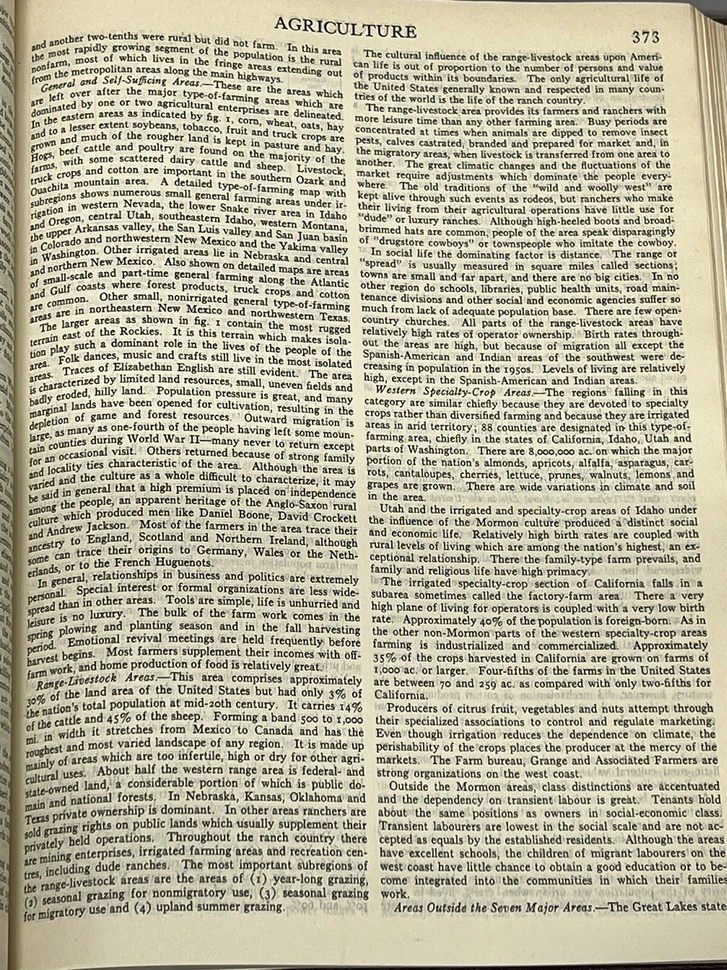
#> input picture media/O.jpg, 727 x 970 px, shrunk from 1200 x 1600 before the run, found by its file name; the run also reads 1 picture not shown here
$ jupyter execute --allow-errors simple_OCR.ipynb   (shell and % lines are left out)
#> lines starting #> are read from the running program, lines starting #| are printed output that depends on the picture; after the words box and inside, x2 and y2 are one past the last pixel; in counts of white or black regions, pixels touching at a corner belong together; pictures that were not available may be replaced by others from this repository, and a replacement may not be noted
installing necessary libraries

Importing the libraries

[cell 1]
import cv2
from PIL import Image
import pytesseract

using pillow library to do some tasks like opening an image, rotating it and saving it to another path

[cell 2]
img_path= '/media/O.jpg'
img= Image.open(img_path)
#> img is the input picture: PIL image 727x970 RGB; mean R, G, B 185.1, 180.9, 159
print(img.size)
#| (727, 970)
img.rotate(90).save('/ocr_rotated.jpg')

using opencv library to perform some other tasks

[cell 3]
#opening an image

image_path='/media/new_ocr.jpg'
image= cv2.imread(image_path)

[cell 4]
import matplotlib.pyplot as plt
#displaying the image
def display(img_path):

  #dpi means dots per inch aka how many pixels
  dpi= 80
  img_data= plt.imread(img_path)
  height, width, depth= img_data.shape

  #figure size in inches
  figsize= width / float(dpi), height / float(dpi)

  fig= plt.figure(figsize= figsize)

  #the axe of the figure
  ax= fig.add_axes([0,0,1,1])

  ax.axis('off')

  ax.imshow(img_data, cmap='gray')
  plt.show()

[cell 5]
#displaying an image

display(image_path)

[cell 6]
#inverting an image aka making the black white and the white black

inv_image= cv2.bitwise_not(image)
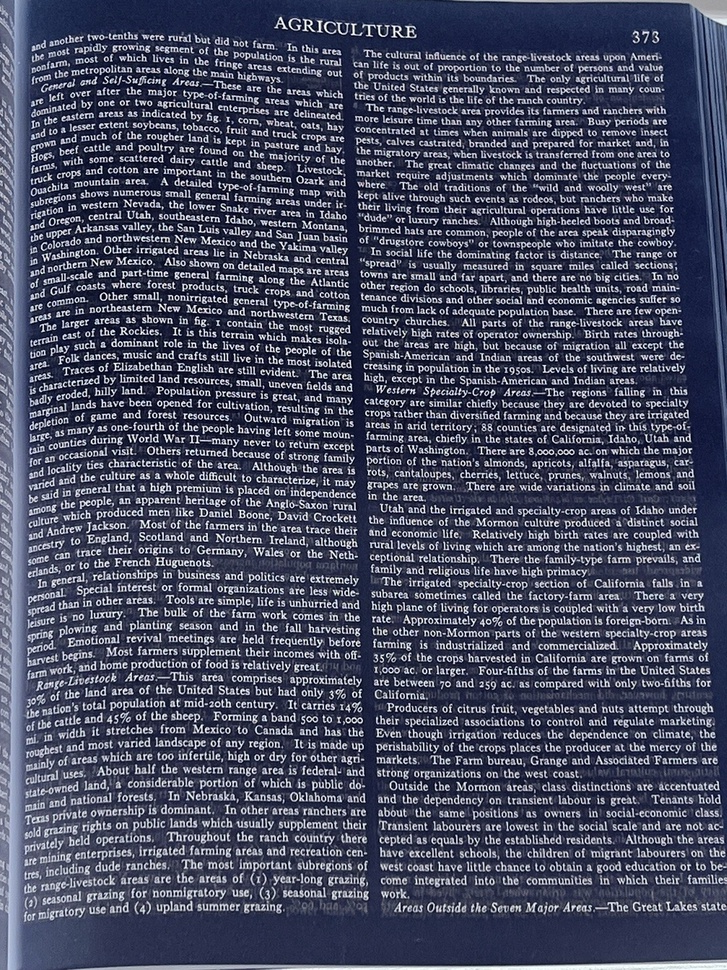
#> inv_image: shape (970, 727, 3); mean B, G, R 96, 74.1, 69.9
cv2.imwrite('/media/inverted_img.jpg',inv_image)
#> Out = True

#this is only usefull in tesseract versions under 4
#useless as we're usuing tesseract 4.1

[cell 7]
#rescalling is difficult to do well

[cell 8]
#Binarization aka converting an img to black and white only no other value in between
#pre-processing step that makes it easier to analyze shapes
#Computers find it much easier to analyze shapes when they are stripped of color and shading

#first we'll convert it to grayscale so it's easuer at first

def grayscale(image):
  return cv2.cvtColor(image, cv2.COLOR_BGR2GRAY)

[cell 9]
img_gray=grayscale(image)
cv2.imwrite("/media/gray.jpg",img_gray)
#> Out = True

[cell 10]
#the actual binarization now
#we're making threshold if the pixel intensity is higher it turns white
#if it's lower it turns black

thresh, image_bw= cv2.threshold(img_gray,145,255,cv2.THRESH_BINARY)
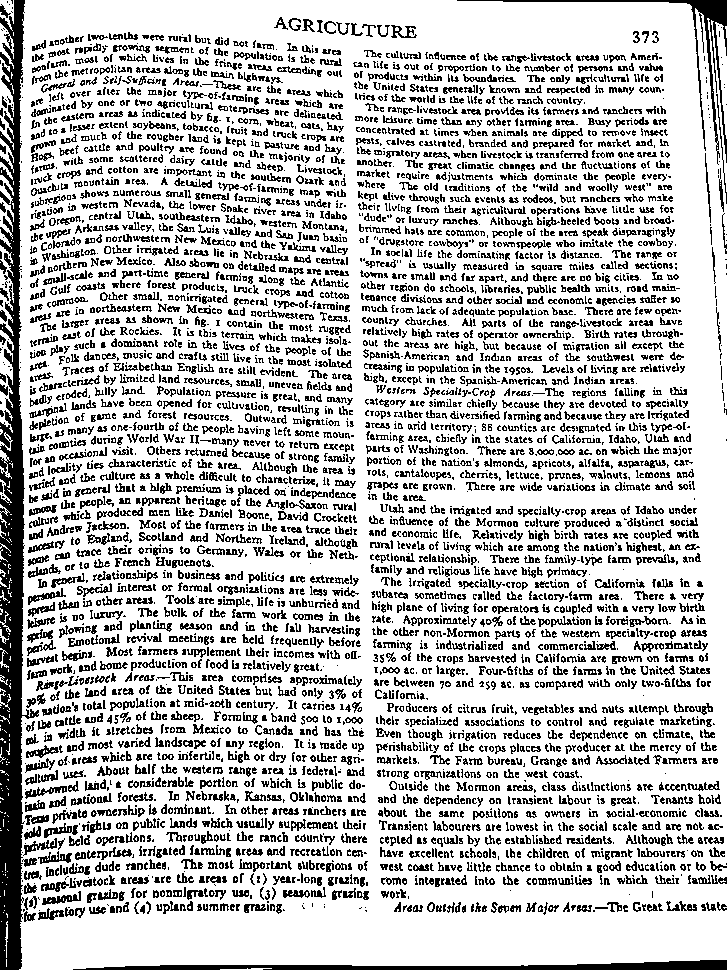
#> image_bw: shape (970, 727); 75.6% white; black in thin lines or dots

#thresh return the threshold value used

cv2.imwrite("/media/bw.jpg",image_bw)
#> Out = True

[cell 11]
#noise removal

import numpy as np

def noise_removal(image):

  #a kernel is a small matrix that slides over your image to perform an operation
  kernel = np.ones((1,1), np.uint8)

  #dilation adds pixels to white objects
  #thickens the white part

  image = cv2.dilate(image, kernel, iterations=1)

  kernel = np.ones((1,1), np.uint8)

  #erosion eats away the white

  image = cv2.erode(image, kernel, iterations=1)

  #closing samll holes
  image = cv2.morphologyEx(image, cv2.MORPH_CLOSE,kernel)

  #blur with 3x3 area
  image = cv2.medianBlur(image, 3)
  return (image)

#try tesseract first without noise removal and if the results are off
#then we remove the noise otherwise it's uselss

[cell 12]
no_noise= noise_removal(image_bw)
#> in noise_removal, `image = cv2.medianBlur(image, 3)`: image: shape (970, 727); 77.7% white; 4631 black regions (2407 under 20 px), largest, box (x1, y1, x2, y2) and area: (0, 0, 25, 970) 17163, (74, 960, 727, 970) 3292, (458, 0, 727, 158) 1762
cv2.imwrite('/media/no_noise.jpg', no_noise)
#> Out = True

[cell 13]
#using dilation and erosion without morphology and blur
#when there's no noise but the font is either too thick or too thin

#works with inverted images
#thinning the font

def thin_font(image):
  image = cv2.bitwise_not(image)
  kernel = np.ones((3,3),np.uint8)
  image = cv2.erode(image, kernel, iterations=1)
  image = cv2.bitwise_not(image)
  return(image)

[cell 14]
eroded_image= thin_font(image_bw)
#> in thin_font, `image = cv2.bitwise_not(image)`: image: shape (970, 727); 24.4% white in thin lines or dots
#> in thin_font, `image = cv2.erode(image, kernel, iterations=1)`: image: shape (970, 727); 2.5% white; 1466 white regions (1448 under 20 px), largest, box (x1, y1, x2, y2) and area: (0, 0, 24, 970) 10044, (87, 961, 727, 970) 2547, (504, 0, 727, 30) 812
cv2.imwrite('/media/eroded_image.jpg', eroded_image)
#> Out = True

[cell 15]
def thick_font(image):
  image = cv2.bitwise_not(image)
  kernel = np.ones((3,3),np.uint8)
  image = cv2.dilate(image, kernel, iterations=1)
  image = cv2.bitwise_not(image)
  return(image)

[cell 16]
dilated_image= thick_font(no_noise)
#> in thick_font, `image = cv2.dilate(image, kernel, iterations=1)`:
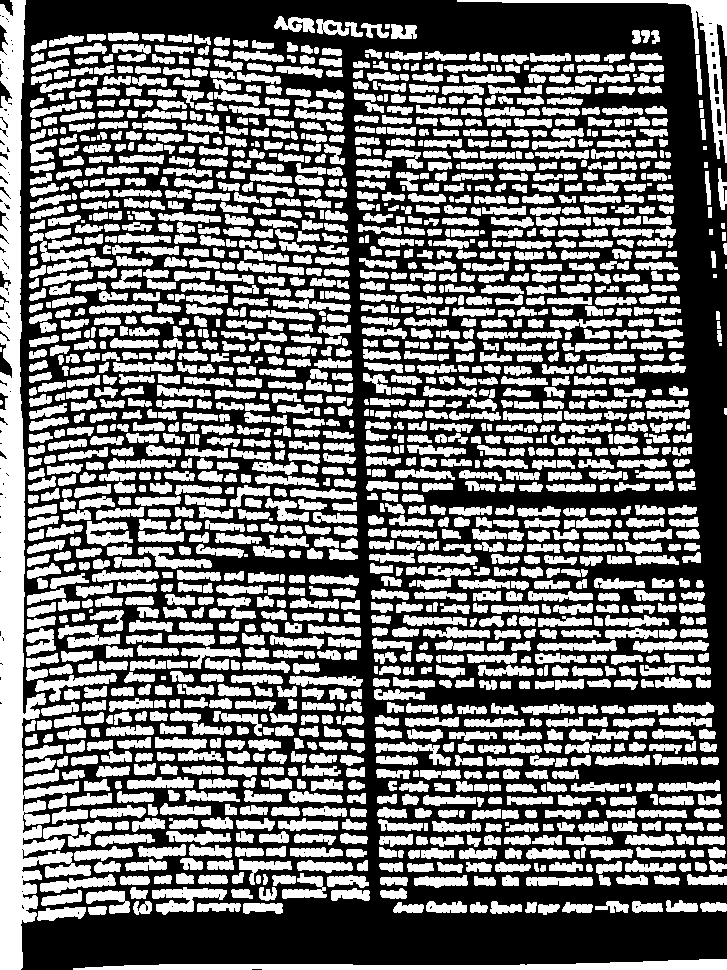
#> image: shape (970, 727); 44.7% white; 1684 white regions (33 under 20 px), largest, box (x1, y1, x2, y2) and area: (0, 0, 91, 970) 24142, (73, 959, 727, 970) 4005, (457, 0, 727, 163) 3163
cv2.imwrite('/media/dilated_image.jpg', dilated_image)
#> Out = True

[cell 17]
#getting the angle

def getSkewAngle(cvImage) -> float:
    # Prep image, copy, convert to gray scale, blur, and threshold
    newImage = cvImage.copy()
    #gray = cv2.cvtColor(newImage, cv2.COLOR_BGR2GRAY)
    blur = cv2.GaussianBlur(newImage, (9, 9), 0)
    thresh = cv2.threshold(blur, 0, 255, cv2.THRESH_BINARY_INV + cv2.THRESH_OTSU)[1]

    kernel = cv2.getStructuringElement(cv2.MORPH_RECT, (30, 5))
    dilate = cv2.dilate(thresh, kernel, iterations=10)

    contours, hierarchy= cv2.findContours(dilate, cv2.RETR_LIST, cv2.CHAIN_APPROX_SIMPLE)
    contours = sorted(contours, key = cv2.contourArea, reverse = True)
    for c in contours:
      rect = cv2.boundingRect(c)
      x,y,w,h = rect
      cv2.rectangle(newImage,(x,y),(x+w,y+h),(0,255,0),2)

    largestContour= contours[0]
    print(len(contours))
    minAreaRect = cv2.minAreaRect(largestContour)
    cv2.imwrite('mesia/boxes.jpg',newImage)

    angle = minAreaRect[-1]
    if angle < -45:
      angle = 90 + angle
    return -1.0 * angle

[cell 18]
#rotation

def rotateImage(cvImage, angle:float):
  newImage= cvImage.copy()
  (h, w) = newImage.shape[:2]
  center= (w // 2, h // 2)
  M = cv2.getRotationMatrix2D(center, angle, 1.0)
  newImage= cv2.warpAffine(newImage, M, (w, h), flags=cv2.INTER_CUBIC, borderMode=cv2.BORDER_REPLICATE)
  return newImage

[cell 19]
#very important as this is the actual deskewing

def deskew(cvImage):
  angle = getSkewAngle(cvImage)
#> in getSkewAngle, `thresh = cv2.threshold(blur, 0, 255, cv2.THRESH_BINARY_INV + cv2.THRES..`: thresh: shape (970, 727); 45.8% white; 1157 white regions (16 under 20 px), largest, box (x1, y1, x2, y2) and area: (0, 0, 211, 970) 36918, (74, 959, 727, 970) 4014, (458, 0, 727, 162) 3471
#> in getSkewAngle, `dilate = cv2.dilate(thresh, kernel, iterations=10)`:
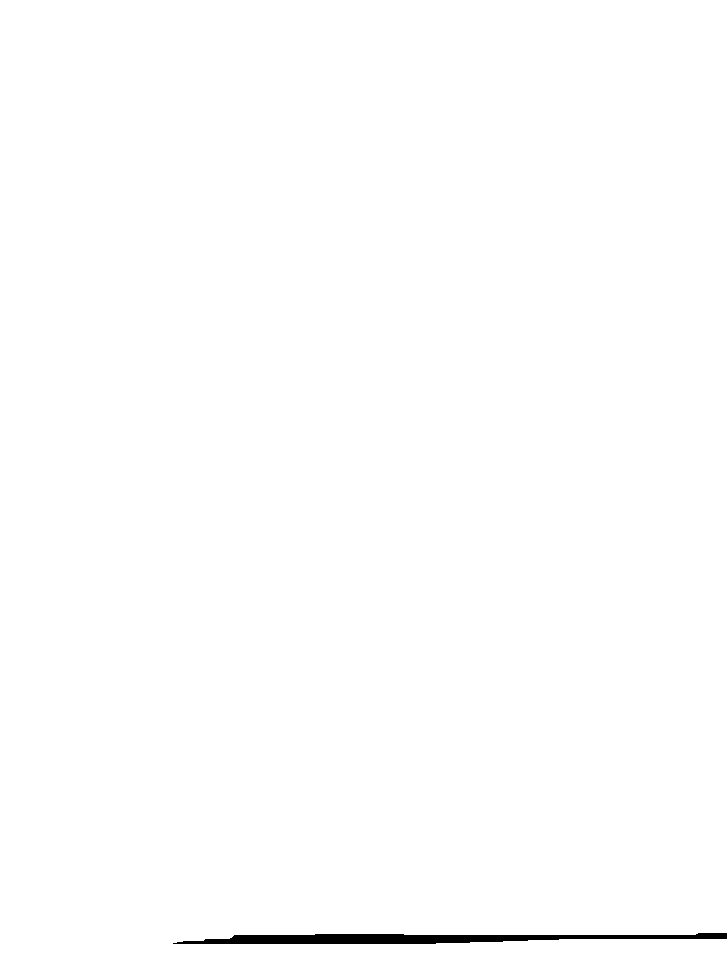
#> dilate: shape (970, 727); 99.5% white; 1 black region
#> in getSkewAngle, `contours, hierarchy= cv2.findContours(dilate, cv2.RETR_LIST, cv2.CHAIN..`: contours = 1 contour; box (x1, y1, x2, y2) and area: (0, 0, 727, 970) 699262
#> the loop in getSkewAngle, `for c in contours:` made 1 pass
#> after the loop in getSkewAngle, `for c in contours:`:
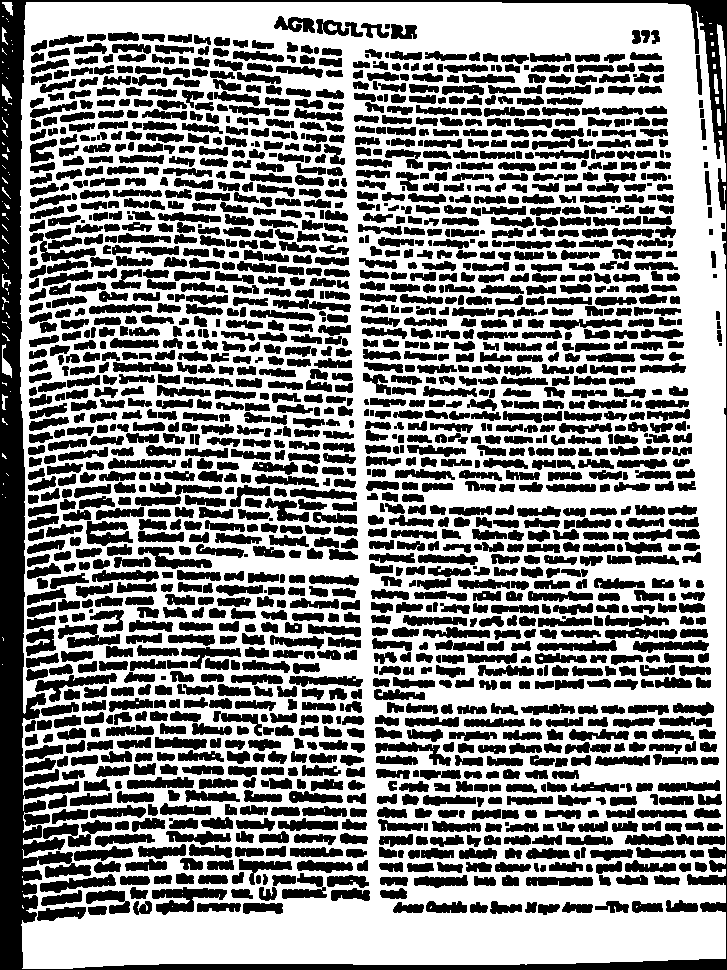
#> newImage: shape (970, 727); 54.9% white; 1671 black regions (30 under 20 px)
#> in getSkewAngle, `largestContour= contours[0]`: largestContour = contour of 37 points, box (x1, y1, x2, y2) (0, 0, 727, 970), area 699262
#| 1
#> in getSkewAngle, `minAreaRect = cv2.minAreaRect(largestContour)`: minAreaRect = ((363, 484.5), (969, 726), -90)
#> in getSkewAngle, `angle = minAreaRect[-1]`: angle = -90
#> in getSkewAngle, `angle = 90 + angle`: angle = 0
  return rotateImage(cvImage, -1.0 * angle)

[cell 20]
deskewed_image= deskew(dilated_image)
#> in rotateImage, `M = cv2.getRotationMatrix2D(center, angle, 1.0)`: M = [[1, 0, 0], [0, 1, 0]]
cv2.imwrite('/media/deskewed_image.jpg', deskewed_image)
#> Out = True

[cell 21]
#removing the most of the borders

def remove_borders(image):
  contours, hierarchy = cv2.findContours(image, cv2.RETR_EXTERNAL, cv2.CHAIN_APPROX_SIMPLE)
  cntSorted = sorted(contours, key=lambda x:cv2.contourArea(x))
  cnt = cntSorted[-1]
  x, y, w, h = cv2.boundingRect(cnt)
  crop = image[y:y+h, x:x+w]
  return (crop)

[cell 22]
no_borders= remove_borders(deskewed_image)
#> in remove_borders, `contours, hierarchy = cv2.findContours(image, cv2.RETR_EXTERNAL, cv2.C..`: contours = 86 contours, 75 with area under 20; largest, box (x1, y1, x2, y2) and area: (20, 0, 727, 970) 669422, (717, 24, 727, 134) 372, (0, 343, 12, 378) 157, (0, 81, 12, 108) 92, (0, 0, 13, 16) 84
#> in remove_borders, `cntSorted = sorted(contours, key=lambda x:cv2.contourArea(x))`: cntSorted has the same summary as contours
#> in remove_borders, `cnt = cntSorted[-1]`: cnt = contour of 743 points, box (x1, y1, x2, y2) (20, 0, 727, 970), area 669422
#> in remove_borders, `x, y, w, h = cv2.boundingRect(cnt)`: x = 20; y = 0; w = 707; h = 970
#> in remove_borders, `crop = image[y:y+h, x:x+w]`:
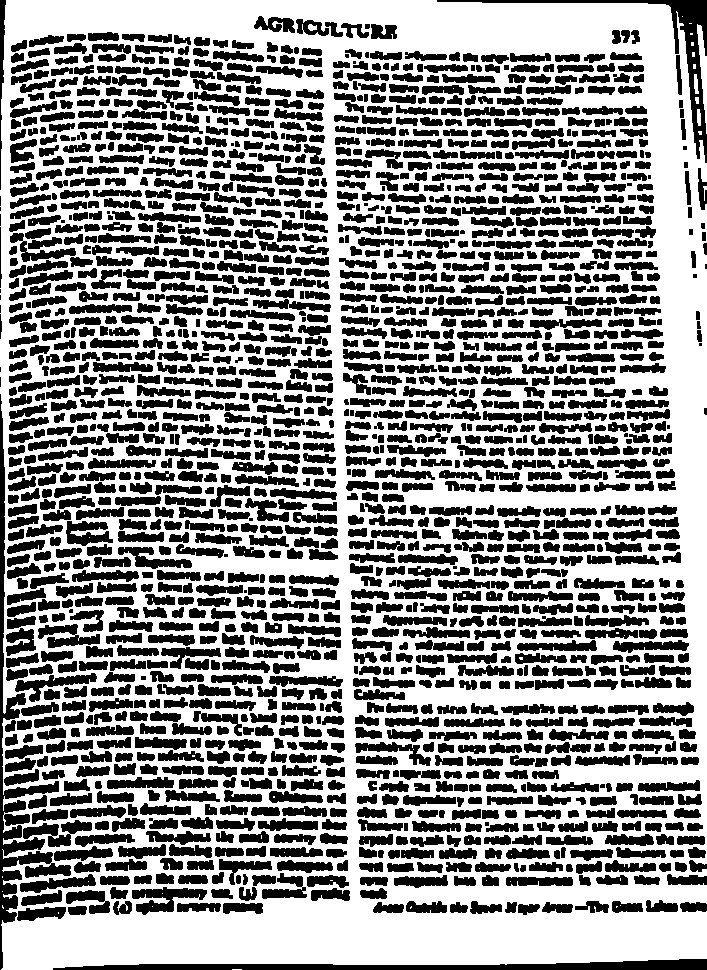
#> crop: shape (970, 707); 56.6% white; 1693 black regions (39 under 20 px), largest, box (x1, y1, x2, y2) and area: (0, 394, 71, 970) 5322, (53, 959, 707, 970) 4005, (437, 0, 707, 163) 3163
cv2.imwrite('/media/no_borders.jpg',no_borders)
#> Out = True

[cell 23]
#adding borders if there's text all the way up against the borders
#the models were trained with some borders

color = [255, 255, 255]
top, bottom, left, right = [150]*4

[cell 24]
image_with_border = cv2.copyMakeBorder(no_borders, top, bottom, left, right, cv2.BORDER_CONSTANT, value=color)
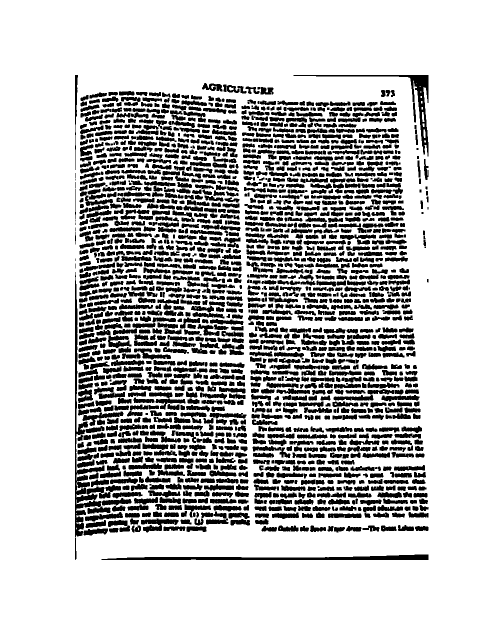
#> image_with_border: shape (1270, 1007) (shown at 1/2 size); 76.7% white; 1693 black regions (39 under 20 px), largest, box (x1, y1, x2, y2) and area: (150, 544, 221, 1120) 5322, (203, 1109, 857, 1120) 4005, (587, 150, 857, 313) 3163
cv2.imwrite('/media/borders.jpg',image_with_border)
#> Out = True

#> (a cell that did not finish here is left out)

[cell 26]
#testing with the modified img
img_des=Image.open('/media/deskewed_image.jpg')
#> (the rest of this cell did not finish here and is left out)
